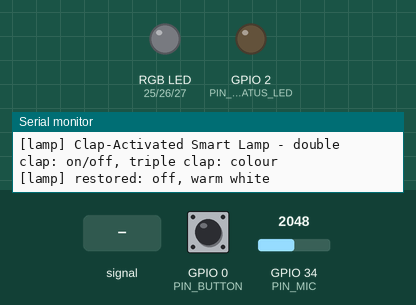
This program was run on a simulated ESP32. Shown: an RGB LED mixed from three pins (HIGH = lit), output pins drawn as LEDs (lit = HIGH), the last lines printed to the serial monitor. Inputs (shaded band) come from the test bench; at power-on: GPIO 0 (PIN_BUTTON) HIGH, GPIO 34 (PIN_MIC) = 2048. Dim RGB values are drawn brighter than linear; EEPROM starts erased.

Above: at 1.3 s.
1.4 s: GPIO 34 (PIN_MIC) fed a 2 Hz sine of ±1228 counts around its level
At 2.1 s:
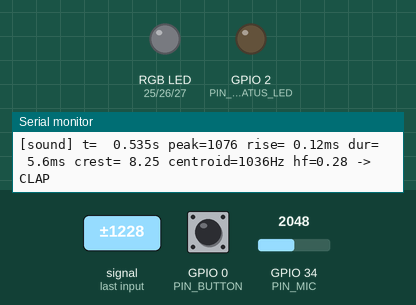
3.1 s: GPIO 0 (PIN_BUTTON) pulled LOW for 0.15 s
At 4.6 s:
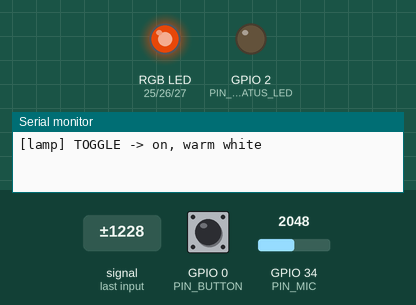
5.1 s: GPIO 0 (PIN_BUTTON) pulled LOW for 1 s
At 6.7 s:
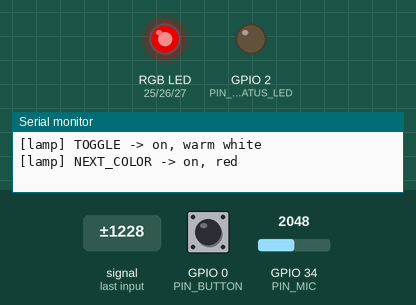
7.8 s: GPIO 0 (PIN_BUTTON) pulled LOW for 3.2 s
At 11.7 s:
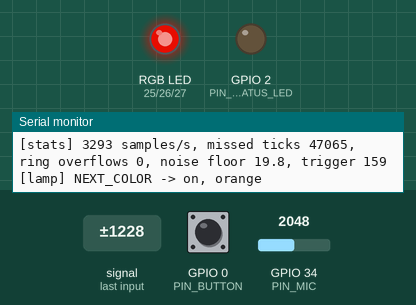
12.8 s: GPIO 0 (PIN_BUTTON) pulled LOW for 3.2 s
At 16.6 s:
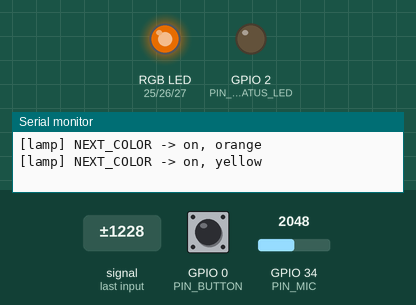
17.8 s: GPIO 0 (PIN_BUTTON) pulled LOW for 1 s
At 19.7 s:
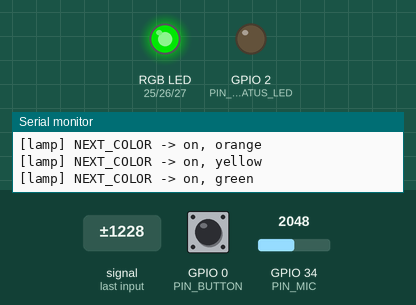
Timing chart, 0 to 21.2 s (numbered marks = the images above; inputs shaded):
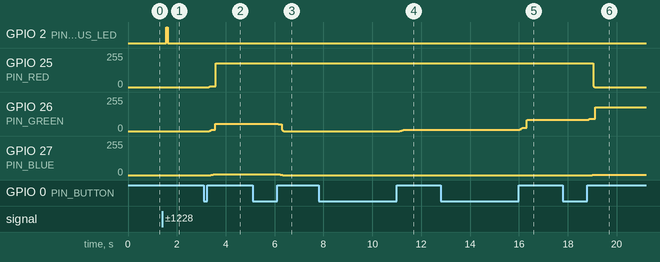

The program:

main.cpp
```cpp
// Clap-Activated Smart Lamp
//
//   hardware timer ISR (8 kHz) -> sampler task: 12-bit ADC read -> ring buffer
//   DSP task: high-pass -> onset detector -> features -> classifier -> FSM
//             double clap -> toggle, triple clap -> next colour
//
// Serial (921600 baud) prints every detected sound with its features, which
// is what you use to tune thresholds for your room and microphone.

#include <Arduino.h>
#include <clap_dsp.h>

#include "config.h"
#include "lamp.h"
#include "sampler.h"

namespace {

SampleRing ring;
SamplerStats stats;
Lamp lamp;
clap::Pipeline pipeline;

uint32_t statusLedOffAt = 0;

void logEvent(const clap::Event& ev) {
  const clap::Features& f = ev.features;
  char why[48] = "";
  if (!ev.verdict.isClap) {
    const uint8_t m = ev.verdict.failed;
    snprintf(why, sizeof why, " [%s%s%s%s%s%s]", m & clap::kFailRise ? "rise " : "",
             m & clap::kFailShort ? "short " : "", m & clap::kFailLong ? "long " : "",
             m & clap::kFailCrest ? "crest " : "", m & clap::kFailCentroid ? "centroid " : "",
             m & clap::kFailHf ? "hf" : "");
  }
  Serial.printf("[sound] t=%7.3fs peak=%4.0f rise=%5.2fms dur=%5.1fms crest=%5.2f "
                "centroid=%4.0fHz hf=%.2f -> %s%s\n",
                f.onsetSample / static_cast<float>(cfg::SAMPLE_RATE_HZ), f.peak, f.riseMs,
                f.durationMs, f.crest, f.centroidHz, f.hfRatio,
                ev.verdict.isClap ? "CLAP" : "noise", why);
}

void handleCommand(clap::Command c) {
  if (c == clap::Command::Toggle) lamp.toggle();
  else if (c == clap::Command::NextColor) lamp.nextColor();
  else return;
  Serial.printf("[lamp] %s -> %s, %s\n", clap::commandName(c), lamp.isOn() ? "on" : "off",
                lamp.colorName());
}

// BOOT button: short press toggles, long press (>= 1 s) changes colour.
void pollButton(uint32_t now) {
  static bool wasDown = false;
  static uint32_t downAt = 0;
  const bool down = digitalRead(cfg::PIN_BUTTON) == LOW;
  if (down && !wasDown) downAt = now;
  if (!down && wasDown && now - downAt > 30) {
    handleCommand(now - downAt >= 1000 ? clap::Command::NextColor : clap::Command::Toggle);
  }
  wasDown = down;
}

void dspTask(void*) {
  uint32_t lastStats = millis(), lastSamples = 0;
  uint16_t raw;
  clap::Event ev;
  bool hasEvent = false;

  for (;;) {
    // Drain everything the sampler produced. A feature computation (FFT)
    // takes well under a millisecond; the ring holds 512 ms.
    while (ring.pop(raw)) {
      const clap::Command c = pipeline.process(raw, &ev, &hasEvent);
      if (hasEvent) {
        logEvent(ev);
        if (ev.verdict.isClap) {
          digitalWrite(cfg::PIN_STATUS_LED, HIGH);
          statusLedOffAt = millis() + 60;
        }
      }
      handleCommand(c);
    }

    const uint32_t now = millis();
    if (statusLedOffAt && static_cast<int32_t>(now - statusLedOffAt) >= 0) {
      digitalWrite(cfg::PIN_STATUS_LED, LOW);
      statusLedOffAt = 0;
    }
    pollButton(now);
    lamp.update(now);

    if (now - lastStats >= 10000) {
      const uint32_t s = stats.samples.load();
      Serial.printf("[stats] %.0f samples/s, missed ticks %u, ring overflows %u, noise floor %.1f, "
                    "trigger %.0f\n",
                    (s - lastSamples) * 1000.0f / (now - lastStats), (unsigned)stats.missedTicks.load(),
                    (unsigned)stats.ringOverflows.load(), pipeline.detector().noiseFloor(),
                    pipeline.detector().threshold());
      lastSamples = s;
      lastStats = now;
    }

    vTaskDelay(pdMS_TO_TICKS(4));  // ~32 samples per pass
  }
}

}  // namespace

void setup() {
  Serial.begin(921600);
  delay(100);
  Serial.println("\n[lamp] Clap-Activated Smart Lamp - double clap: on/off, triple clap: colour");

  pinMode(cfg::PIN_STATUS_LED, OUTPUT);
  pinMode(cfg::PIN_BUTTON, INPUT_PULLUP);
  lamp.begin();
  Serial.printf("[lamp] restored: %s, %s\n", lamp.isOn() ? "on" : "off", lamp.colorName());

  xTaskCreatePinnedToCore(dspTask, "dsp", 8192, nullptr, cfg::DSP_PRIORITY, nullptr,
                          cfg::AUDIO_CORE);
  sampler::start(&ring, &stats);
}

void loop() { vTaskDelete(nullptr); }
```

lamp.cpp
```cpp
#include "lamp.h"

#include <math.h>

#include "config.h"

namespace {

struct Swatch {
  const char* name;
  uint8_t r, g, b;
};

// Colours chosen to look distinct on a typical RGB LED (values before gamma).
constexpr Swatch kPalette[] = {
    {"warm white", 255, 150, 60}, {"red", 255, 0, 0},     {"orange", 255, 70, 0},
    {"yellow", 255, 180, 0},      {"green", 0, 255, 30},  {"cyan", 0, 220, 200},
    {"blue", 0, 40, 255},         {"purple", 130, 0, 255}, {"pink", 255, 30, 110},
};
constexpr uint8_t kColors = sizeof(kPalette) / sizeof(kPalette[0]);

constexpr uint8_t CH_R = 0, CH_G = 1, CH_B = 2;

float gamma22(float v) { return powf(v, 2.2f); }

}  // namespace

void Lamp::begin() {
  ledcSetup(CH_R, cfg::PWM_FREQ_HZ, cfg::PWM_BITS);
  ledcSetup(CH_G, cfg::PWM_FREQ_HZ, cfg::PWM_BITS);
  ledcSetup(CH_B, cfg::PWM_FREQ_HZ, cfg::PWM_BITS);
  ledcAttachPin(cfg::PIN_RED, CH_R);
  ledcAttachPin(cfg::PIN_GREEN, CH_G);
  ledcAttachPin(cfg::PIN_BLUE, CH_B);
  write({0, 0, 0});

  prefs_.begin("lamp", false);
  on_ = prefs_.getBool("on", false);
  color_ = prefs_.getUChar("color", 0) % kColors;
  startFade(millis());
}

const char* Lamp::colorName() const { return kPalette[color_].name; }

Lamp::Rgb Lamp::target() const {
  if (!on_) return {0, 0, 0};
  const Swatch& s = kPalette[color_];
  return {s.r / 255.0f, s.g / 255.0f, s.b / 255.0f};
}

void Lamp::toggle() {
  on_ = !on_;
  startFade(millis());
}

void Lamp::nextColor() {
  if (on_) color_ = (color_ + 1) % kColors;
  on_ = true;  // a triple clap on a dark lamp turns it on at its last colour
  startFade(millis());
}

void Lamp::startFade(uint32_t nowMs) {
  from_ = current_;
  fadeStart_ = nowMs;
  fading_ = true;
  dirty_ = true;
  changedAt_ = nowMs;
}

void Lamp::update(uint32_t nowMs) {
  if (fading_) {
    float t = (nowMs - fadeStart_) / static_cast<float>(cfg::FADE_MS);
    if (t >= 1.0f) { t = 1.0f; fading_ = false; }
    const float s = t * t * (3 - 2 * t);  // smoothstep
    const Rgb to = target();
    current_ = {from_.r + (to.r - from_.r) * s, from_.g + (to.g - from_.g) * s,
                from_.b + (to.b - from_.b) * s};
    write(current_);
  }
  if (dirty_ && nowMs - changedAt_ > cfg::SAVE_DELAY_MS) {
    // Deferred so rapid clapping doesn't wear the flash.
    prefs_.putBool("on", on_);
    prefs_.putUChar("color", color_);
    dirty_ = false;
  }
}

void Lamp::write(const Rgb& c) {
  const uint32_t maxDuty = (1u << cfg::PWM_BITS) - 1;
  auto duty = [&](float v) {
    uint32_t d = static_cast<uint32_t>(gamma22(v * cfg::BRIGHTNESS) * maxDuty + 0.5f);
    if (d > maxDuty) d = maxDuty;
    return cfg::LED_COMMON_ANODE ? maxDuty - d : d;
  };
  ledcWrite(CH_R, duty(c.r));
  ledcWrite(CH_G, duty(c.g));
  ledcWrite(CH_B, duty(c.b));
}
```

lamp.h
```cpp
// RGB lamp: on/off, colour palette, gamma-corrected cross-fades, and state
// persisted in flash (NVS) so the lamp comes back the way it was left.
#pragma once

#include <Arduino.h>
#include <Preferences.h>

class Lamp {
 public:
  void begin();
  void toggle();
  void nextColor();       // also turns the lamp on
  void update(uint32_t nowMs);  // call often: runs the fade and deferred save

  bool isOn() const { return on_; }
  uint8_t colorIndex() const { return color_; }
  const char* colorName() const;

 private:
  struct Rgb { float r, g, b; };
  void startFade(uint32_t nowMs);
  void write(const Rgb& c);
  Rgb target() const;

  Preferences prefs_;
  bool on_ = false;
  uint8_t color_ = 0;
  Rgb from_{0, 0, 0}, current_{0, 0, 0};
  uint32_t fadeStart_ = 0;
  bool fading_ = false;
  bool dirty_ = false;
  uint32_t changedAt_ = 0;
};
```

sampler.cpp
```cpp
#include "sampler.h"

#include <driver/adc.h>

namespace {

hw_timer_t* timer = nullptr;
TaskHandle_t samplerTaskHandle = nullptr;
SampleRing* ringPtr = nullptr;
SamplerStats* statsPtr = nullptr;

// GPIO34 -> ADC1 channel 6
constexpr adc1_channel_t kChannel = ADC1_CHANNEL_6;
static_assert(cfg::PIN_MIC == 34, "update kChannel when changing PIN_MIC");

void IRAM_ATTR onSampleTimer() {
  BaseType_t woken = pdFALSE;
  vTaskNotifyGiveFromISR(samplerTaskHandle, &woken);
  if (woken) portYIELD_FROM_ISR();
}

void samplerTask(void*) {
  for (;;) {
    // Each timer tick adds one to the notification count. More than one
    // pending means a tick was missed: count it so it shows in the stats.
    const uint32_t ticks = ulTaskNotifyTake(pdTRUE, pdMS_TO_TICKS(10));
    if (ticks == 0) continue;
    if (ticks > 1) statsPtr->missedTicks.fetch_add(ticks - 1, std::memory_order_relaxed);
    const int raw = adc1_get_raw(kChannel);  // 12-bit, 0..4095
    if (!ringPtr->push(static_cast<uint16_t>(raw < 0 ? 0 : raw)))
      statsPtr->ringOverflows.fetch_add(1, std::memory_order_relaxed);
    statsPtr->samples.fetch_add(1, std::memory_order_relaxed);
  }
}

}  // namespace

namespace sampler {

void start(SampleRing* ring, SamplerStats* stats) {
  ringPtr = ring;
  statsPtr = stats;

  adc1_config_width(ADC_WIDTH_BIT_12);
  adc1_config_channel_atten(kChannel, ADC_ATTEN_DB_11);  // ~0-3.1 V input range

  xTaskCreatePinnedToCore(samplerTask, "sampler", 3072, nullptr, cfg::SAMPLER_PRIORITY,
                          &samplerTaskHandle, cfg::AUDIO_CORE);

  // 1 MHz timer tick, alarm every 125 ticks = 8 kHz, auto-reload.
  timer = timerBegin(cfg::SAMPLE_TIMER, cfg::TIMER_PRESCALER, true);
  timerAttachInterrupt(timer, &onSampleTimer, true);
  timerAlarmWrite(timer, 1000000UL / cfg::SAMPLE_RATE_HZ, true);
  timerAlarmEnable(timer);
}

}  // namespace sampler
```

sampler.h
```cpp
// 8 kHz microphone sampling paced by a hardware timer interrupt.
//
// The timer ISR only wakes the sampler task (ADC reads on the ESP32 take a
// driver lock and are not ISR-safe). The sampler task runs at high priority,
// reads the 12-bit ADC and pushes the sample into a lock-free single-producer
// / single-consumer ring buffer that the DSP task drains.
#pragma once

#include <Arduino.h>

#include <atomic>

#include "config.h"

class SampleRing {
 public:
  bool push(uint16_t v) {
    const uint32_t h = head_.load(std::memory_order_relaxed);
    if (h - tail_.load(std::memory_order_acquire) >= cfg::RING_SAMPLES) return false;
    buf_[h % cfg::RING_SAMPLES] = v;
    head_.store(h + 1, std::memory_order_release);
    return true;
  }
  bool pop(uint16_t& v) {
    const uint32_t t = tail_.load(std::memory_order_relaxed);
    if (head_.load(std::memory_order_acquire) == t) return false;
    v = buf_[t % cfg::RING_SAMPLES];
    tail_.store(t + 1, std::memory_order_release);
    return true;
  }
  uint32_t size() const { return head_.load() - tail_.load(); }

 private:
  uint16_t buf_[cfg::RING_SAMPLES];
  std::atomic<uint32_t> head_{0}, tail_{0};
};

struct SamplerStats {
  std::atomic<uint32_t> samples{0};
  std::atomic<uint32_t> missedTicks{0};   // timer fired before the last read finished
  std::atomic<uint32_t> ringOverflows{0}; // DSP task fell more than 512 ms behind
};

namespace sampler {
void start(SampleRing* ring, SamplerStats* stats);
}
```

config.h
```cpp
// Pin map and tuning for the clap lamp. Classifier thresholds live in
// lib/ClapDSP/src/clap_dsp.h (ClassifierConfig / DetectorConfig /
// SequenceConfig) so the PC evaluation tool uses the same values.
#pragma once

#include <stdint.h>

namespace cfg {

// ---- Microphone -------------------------------------------------------------
// Analog mic module (MAX9814 / MAX4466 / KY-037 AO) on an ADC1 pin.
// ADC2 can't be used: it is shared with Wi-Fi.
constexpr uint8_t PIN_MIC = 34;              // GPIO34 = ADC1_CHANNEL_6
constexpr uint32_t SAMPLE_RATE_HZ = 8000;    // 125 us per sample
constexpr uint8_t SAMPLE_TIMER = 0;          // hardware timer group 0, timer 0
constexpr uint16_t TIMER_PRESCALER = 80;     // 80 MHz APB / 80 = 1 MHz tick

// ---- RGB LED ------------------------------------------------------------------
// Common-cathode RGB LED (via resistors) or an RGB strip through 3 logic-level
// N-MOSFETs. Set LED_COMMON_ANODE for a common-anode LED.
constexpr uint8_t PIN_RED = 25;
constexpr uint8_t PIN_GREEN = 26;
constexpr uint8_t PIN_BLUE = 27;
constexpr bool LED_COMMON_ANODE = false;
constexpr uint32_t PWM_FREQ_HZ = 5000;
constexpr uint8_t PWM_BITS = 12;
constexpr uint32_t FADE_MS = 350;
constexpr float BRIGHTNESS = 0.85f;

// ---- Misc ------------------------------------------------------------------------
constexpr uint8_t PIN_STATUS_LED = 2;    // on-board LED blinks on every detected clap
constexpr uint8_t PIN_BUTTON = 0;        // BOOT button: manual toggle, hold 1 s = next colour
constexpr uint32_t SAVE_DELAY_MS = 3000; // write lamp state to flash after it settles

// ---- FreeRTOS ----------------------------------------------------------------------
constexpr size_t RING_SAMPLES = 4096;    // 512 ms of audio between sampler and DSP
constexpr uint32_t SAMPLER_PRIORITY = 20;
constexpr uint32_t DSP_PRIORITY = 5;
constexpr int AUDIO_CORE = 1;

}  // namespace cfg
```

Measured:
- after the input at 1.4 s, GPIO 2 (PIN_STATUS_LED): LOW → HIGH after 0.16 s, → LOW 0.06 s later
- after the input at 3.1 s, GPIO 25 (PIN_RED): 0/255 → 5/255 after 0.21 s, → 178/255 0.28 s later; GPIO 26 (PIN_GREEN): moves from 0/255 to 55/255 over 0.26 s, starting after 0.23 s; GPIO 27 (PIN_BLUE): 0/255 → 7/255 after 0.28 s
- after the input at 5.1 s, GPIO 26 (PIN_GREEN): moves from 55/255 to 0/255 over 0.26 s, starting after 1.0 s; GPIO 27 (PIN_BLUE): 7/255 → 0/255 after 1.1 s
- after the input at 7.8 s, GPIO 26 (PIN_GREEN): moves from 0/255 to 10/255 over 0.19 s, starting after 3.3 s
- after the input at 12.8 s, GPIO 26 (PIN_GREEN): moves from 10/255 to 83/255 over 0.33 s, starting after 3.2 s
- after the input at 17.8 s, GPIO 25 (PIN_RED): 178/255 → 0/255 after 1.3 s; GPIO 26 (PIN_GREEN): 83/255 → 91/255 after 1.0 s, → 178/255 0.29 s later; GPIO 27 (PIN_BLUE): 0/255 → 1/255 after 1.2 s, → 2/255 0.12 s later
